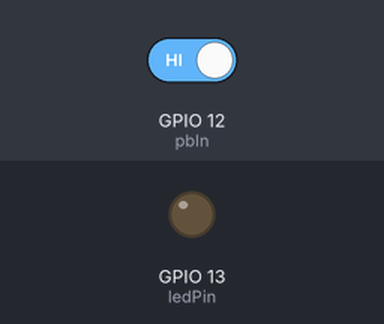
Bench run of a sketch on a simulated ESP32. Parts: output pins drawn as LEDs (lit = HIGH). The test bench sets the inputs (shaded band); at power-on: GPIO 12 (pbIn) HIGH. WiFi joins after 1.5 s; servers stay silent unless stated; what the sketch prints to the serial monitor is not drawn.

Above: at 4.2 s.
4.3 s: GPIO 12 (pbIn) driven LOW
At 5.5 s:
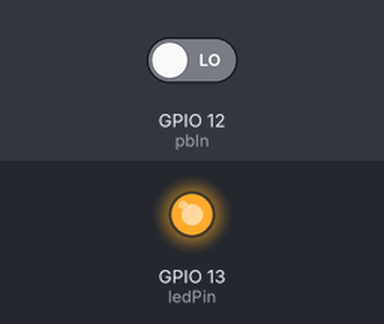
5.8 s: GPIO 12 (pbIn) driven HIGH
At 7.0 s:
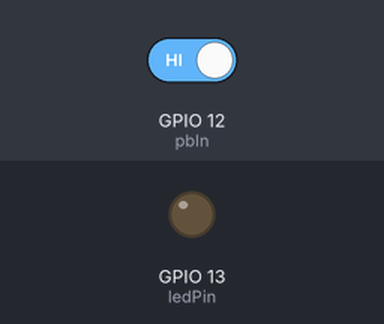
Timing chart, 0 to 8.8 s (numbered marks = the images above; inputs shaded):
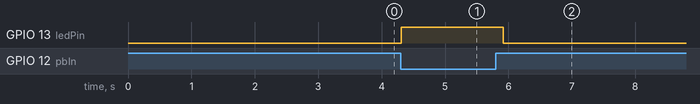

The sketch:

MicrowaveSensorFeatherboard.ino
```cpp
#include <WebSocketsServer.h>
#include <WiFi.h>
const char* ssid     = "NETGEAR65";
const char* password = "orangeonion830";
bool state = false;
int pbIn = 12;
int ledPin = 13;
WebSocketsServer webSocket = WebSocketsServer(80);

// |  ||
// || |_

void setup() {
  pinMode(ledPin, OUTPUT);
  pinMode(pbIn, INPUT);
  Serial.begin(115200);
  WiFi.begin(ssid, password);
  while(WiFi.status() != WL_CONNECTED){
    Serial.println("ATTEMPTING TO CONNECT");
    delay(1000);
  }
  Serial.println("WIFI CONNECTED");
  Serial.println(WiFi.localIP());
  //server.begin();
  webSocket.begin();
  //webSocket.onEvent(webSocketEvent);
  delay(1000);
}

void loop() {
  state = false;
  for(int i = 0; i < 100; i++){
    if(state != true){
      state = !digitalRead(pbIn);
    }
    delay(1);
  }
  if(state){
    webSocket.broadcastTXT("1");
    digitalWrite(ledPin, HIGH);
  } else {
    webSocket.broadcastTXT("0");
    digitalWrite(ledPin, LOW);
  }
  webSocket.loop();
}
```

Measured:
- after the input at 4.3 s, GPIO 13 (ledPin): LOW → HIGH at once
- after the input at 5.8 s, GPIO 13 (ledPin): HIGH → LOW after 0.11 s
